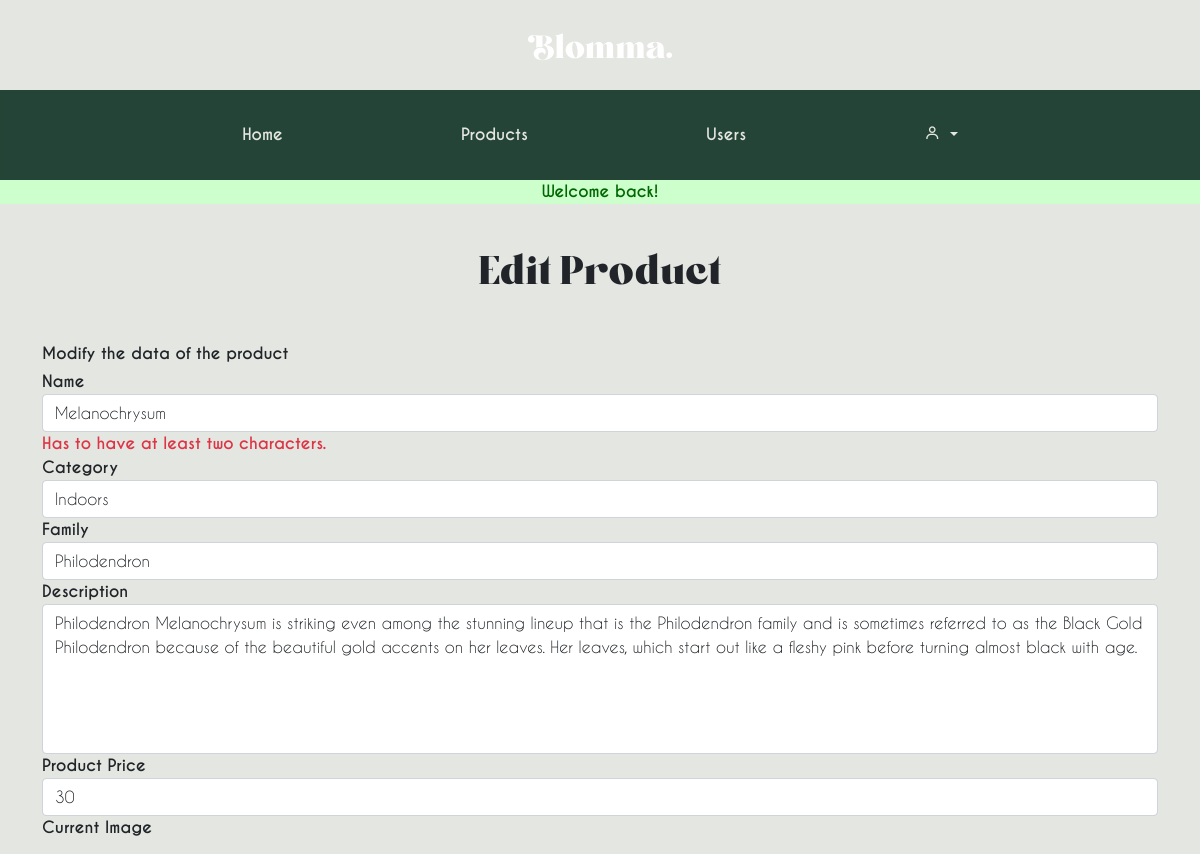
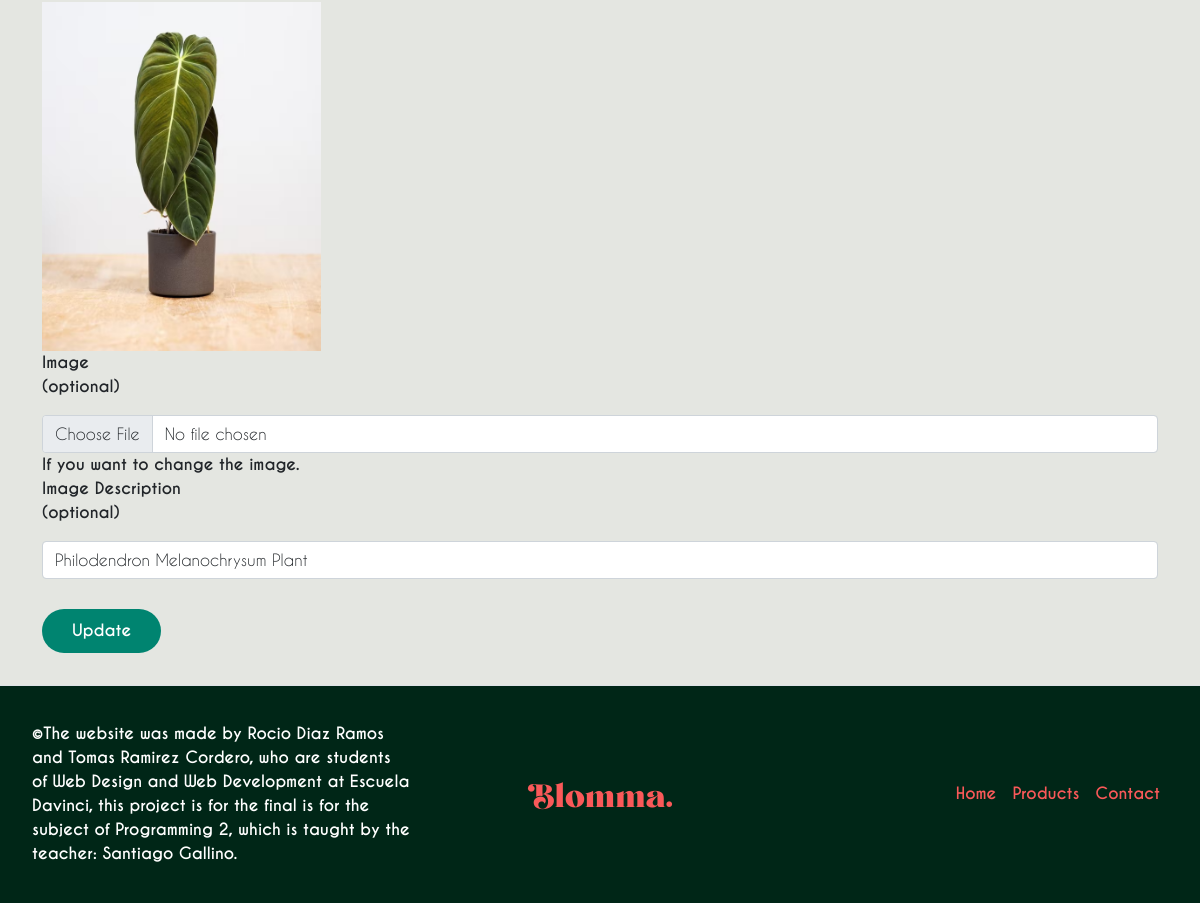
The page /sitio/admin/index.php?s=product-edit&id=2 (signed in) on the database its author committed (2 pictures, top to bottom).
### tables this page shows
CREATE TABLE `products` (
  `product_id` int(10) UNSIGNED NOT NULL,
  `user_fk` int(10) UNSIGNED NOT NULL,
  `category_fk` int(10) UNSIGNED NOT NULL,
  `name` varchar(45) NOT NULL,
  `category` varchar(100) NOT NULL,
  `type` varchar(200) NOT NULL,
  `description` varchar(400) NOT NULL,
  `price` varchar(30) NOT NULL,
  `img` varchar(50) NOT NULL,
  `img_desc` varchar(255) NOT NULL
);

### sitio/classes/Models/Product.php (called while the page is built, shortened)
<?php
class Product{
private int       $product_id;
private string    $name;
private string    $category;
private string    $type;
private string    $description;
private string    $price;
private ?string   $img;
private ?string   $img_desc;
 public function viewById(int $id): ?Product
 {
   $db = (new DB)->getConexion();
   $query = "SELECT * FROM products
           WHERE product_id = ?";
   $stmt = $db->prepare($query);
   $stmt->execute([$id]);
   $stmt->setFetchMode(PDO::FETCH_CLASS, self::class);
   $product = $stmt->fetch();
   return $product;
 }
public function getProductId(): int
{
   return $this->product_id;
}
public function getTitle(): string
{
   return $this->name;
}
public function getCategory(): string
{
   return $this->category;
}
public function getType(): string
{
   return $this->type;
}
public function getDescription(): string
{
   return $this->description;
}
public function getPrice(): string
{
   return $this->price;
}
public function getImg(): ?string
{
   return $this->img;
}
public function getImgDesc(): ?string
{
   return $this->img_desc;
}
}

### sitio/admin/pages/product-edit.php (the view, shortened to what this page needs)
<?php
$errors = $_SESSION['errors'] ?? [];
$dataForm = $_SESSION['data-form'] ?? [];
$product = (new Product) ->viewById($_GET['id']);
?>
<section class="container">
    <h1 class="mb-1">Edit Product</h1>
    <p class="mb-1">Modify the data of the product </p>
    <form action="actions/product-edit.php?id=<?= $product->getProductId();?>" method="post"
        enctype="multipart/form-data">
        <div class="form-fila">
            <label for="name">Name</label>
            <input type="text" id="name" name="name" class="form-control"
                aria-describedby="help-name <?= isset($errors['name']) ? 'error-name' : null; ?>"
                value="<?= $dataForm['name'] ?? $product->getTitle();?>">
            <div class="form-help text-danger" id="help-name">Has to have at least two characters.</div>
        </div>
        <div class="form-fila">
            <label for="category">Category</label>
            <input type="text" id="category" name="category" class="form-control"
                aria-describedby="help-category <?= isset($errors['category']) ? 'error-category' : null; ?>"
                value="<?= $dataForm['category'] ?? $product->getCategory();?>">
        </div>
        <div class="form-fila">
            <label for="type">Family</label>
            <input type="text" id="type" name="type" class="form-control"
                aria-describedby="help-type <?= isset($errors['type']) ? 'error-type' : null; ?>"
                value="<?= $dataForm['type'] ?? $product->getType();?>">
        </div>
        <div class="form-fila">
            <label for="description">Description</label>
            <textarea id="description" name="description" class="form-control"
                <?php if(isset($errors['description'])):?> aria-describedby="error-description"
                <?php endif;?>><?= $dataForm['description'] ?? $product->getDescription();?></textarea>
        </div>
        <div class="form-fila">
            <label for="price">Product Price</label>
            <input type="text" id="price" name="price" class="form-control"
                aria-describedby="help-price <?= isset($errors['price']) ? 'error-price' : null; ?>"
                value="<?= $dataForm['price'] ?? $product->getPrice();?>">
        </div>
        <div class="form-fila">
            <p>Current Image</p>
            <img src="<?= '../assets/imgs/' . $product->getImg();?>" alt="<?= $product->getImgDesc();?>" class="w-25">
        </div>
        <div class="form-fila">
            <label for="img">Image <p class="text-small">(optional)</p></label>
            <input type="file" id="img" name="img" class="form-control" aria-describedby="help-imagen">
            <div class="form-help" id="help-imagen">If you want to change the image.</div>
        </div>
        <div class="form-fila">
            <label for="img_desc">Image Description <p class="text-small">(optional)</p></label>
            <input type="text" id="img_desc" name="img_desc" class="form-control"
                value="<?= $dataForm['img_desc'] ?? $product->getImgDesc();?>">
        </div>
        <button type="submit" class="button">Update</button>
    </form>
</section>

### sitio/css/estilos.css (style rules this page uses)
:root { --bg-main: #e4e6e1; --bg-nav: #002617d7; --light: #ffff; --bg-footer: #333; --secondary: #008470; --surface-color: #fff; --accent: #b84d1c; --msg-error-text: #900; --msg-info-bg: #00a; --curve: 40; --msg-info-text: #aaf; --second-accent: #f95959; --msg-success-bg: #060; --msg-success-text: #cfc; }
* { margin: 0; padding: 0; font-family: "Caviar Dreams"; font-weight: bold; font-style: normal; -webkit-box-sizing: border-box; -moz-box-sizing: border-box; box-sizing: border-box; }
body { overflow-x: hidden; min-height: 100vh; grid-template-columns: 100%; display: grid; height: fit-content; grid-template-rows: 90px 90px 1fr 250px; background: var(--bg-main); }
h1, h2, h3, span { font-family: "Boiling Demo"; font-weight: normal; font-style: normal; }
input { outline: none !important; }
h1 { text-align: center; padding: 40px; font-weight: 700; }
img { height: auto; vertical-align: middle; width: 100%; }
.button { margin-top: 30px; }
.button { font-size: 1rem; padding: 10px 30px; background: var(--secondary); color: #fff; border-radius: 30px; margin-right: 20px; border: none; font-family: "Caviar Dreams"; }
p { line-height: 1.5em; }
h1 + p, p + p { margin-top: 10px; }
textarea { width: 100%; height: 150px; padding: 12px 20px; box-sizing: border-box; border: 2px solid #ccc; border-radius: 4px; background-color: #f8f8f8; font-size: 16px; resize: none; }
.container { overflow: hidden; }

### rows shown on the page
products: name "Melanochrysum", category "Indoors", type "Philodendron", description "Philodendron Melanochrysum is striking even among the stunning lineup that is the Philodendron family and is sometimes referred to as the Black Gold Philodendron because of the beautiful gold accents on her leaves. Her leaves, which start out like a fleshy pink before turning almost black with age.", price "30", img (picture), img_desc "Philodendron Melanochrysum Plant"

### other values the page prints
$msgFeedback "Welcome back!"
